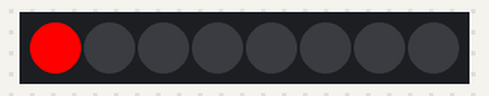
This sketch was run on a simulated Arduino Uno, built with avr-gcc and run on an emulated ATmega328P. Shown: 8 RGB LEDs in strip order, left to right.

Above: at 0.05 s.
At 0.45 s:
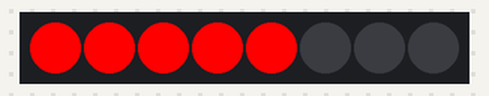
At 0.8 s:
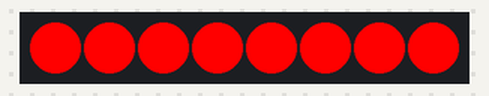

The sketch:

sketch_apr18a.ino
```cpp
#include <Adafruit_NeoPixel.h>
#define PIN 6
#define NUMPIXELS 8

Adafruit_NeoPixel pixels(NUMPIXELS, PIN, NEO_GRB + NEO_KHZ800);

void setup() {
  pixels.begin();
}

void loop() {
  for (int i = 0; i < NUMPIXELS; i++) {
    pixels.setPixelColor(i, pixels.Color(255, 0, 0)); // Red
    pixels.show();
    delay(100);
  }
}
```
